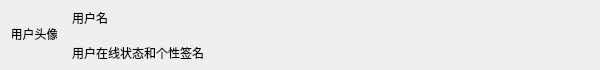
<?xml version="1.0" encoding="UTF-8"?>
<ui version="4.0">
 <class>ContactUserItemClass</class>
 <widget class="QWidget" name="ContactUserItemClass">
  <property name="geometry">
   <rect>
    <x>0</x>
    <y>0</y>
    <width>600</width>
    <height>70</height>
   </rect>
  </property>
  <property name="minimumSize">
   <size>
    <width>0</width>
    <height>70</height>
   </size>
  </property>
  <property name="maximumSize">
   <size>
    <width>16777215</width>
    <height>70</height>
   </size>
  </property>
  <property name="windowTitle">
   <string>ContactUserItem</string>
  </property>
  <layout class="QHBoxLayout" name="horizontalLayout">
   <property name="leftMargin">
    <number>6</number>
   </property>
   <property name="topMargin">
    <number>0</number>
   </property>
   <property name="rightMargin">
    <number>6</number>
   </property>
   <property name="bottomMargin">
    <number>0</number>
   </property>
   <item>
    <widget class="QWidget" name="widget" native="true">
     <property name="minimumSize">
      <size>
       <width>60</width>
       <height>60</height>
      </size>
     </property>
     <property name="maximumSize">
      <size>
       <width>60</width>
       <height>60</height>
      </size>
     </property>
     <widget class="QLabel" name="icon">
      <property name="geometry">
       <rect>
        <x>6</x>
        <y>6</y>
        <width>45</width>
        <height>45</height>
       </rect>
      </property>
      <property name="minimumSize">
       <size>
        <width>45</width>
        <height>45</height>
       </size>
      </property>
      <property name="maximumSize">
       <size>
        <width>45</width>
        <height>45</height>
       </size>
      </property>
      <property name="text">
       <string>用户头像</string>
      </property>
      <property name="alignment">
       <set>Qt::AlignmentFlag::AlignCenter</set>
      </property>
     </widget>
     <widget class="QLabel" name="red_point">
      <property name="geometry">
       <rect>
        <x>50</x>
        <y>0</y>
        <width>10</width>
        <height>10</height>
       </rect>
      </property>
      <property name="minimumSize">
       <size>
        <width>10</width>
        <height>10</height>
       </size>
      </property>
      <property name="maximumSize">
       <size>
        <width>10</width>
        <height>10</height>
       </size>
      </property>
      <property name="text">
       <string/>
      </property>
      <property name="pixmap">
       <pixmap resource="rc.qrc">:/assets/images/badge-red-16.png</pixmap>
      </property>
      <property name="scaledContents">
       <bool>true</bool>
      </property>
     </widget>
    </widget>
   </item>
   <item>
    <layout class="QVBoxLayout" name="verticalLayout">
     <property name="spacing">
      <number>0</number>
     </property>
     <item>
      <widget class="QLabel" name="user_name">
       <property name="text">
        <string>用户名</string>
       </property>
      </widget>
     </item>
     <item>
      <widget class="QLabel" name="user_info">
       <property name="text">
        <string>用户在线状态和个性签名</string>
       </property>
      </widget>
     </item>
    </layout>
   </item>
  </layout>
 </widget>
 <layoutdefault spacing="6" margin="11"/>
 <resources>
  <include location="rc.qrc"/>
 </resources>
 <connections/>
</ui>
